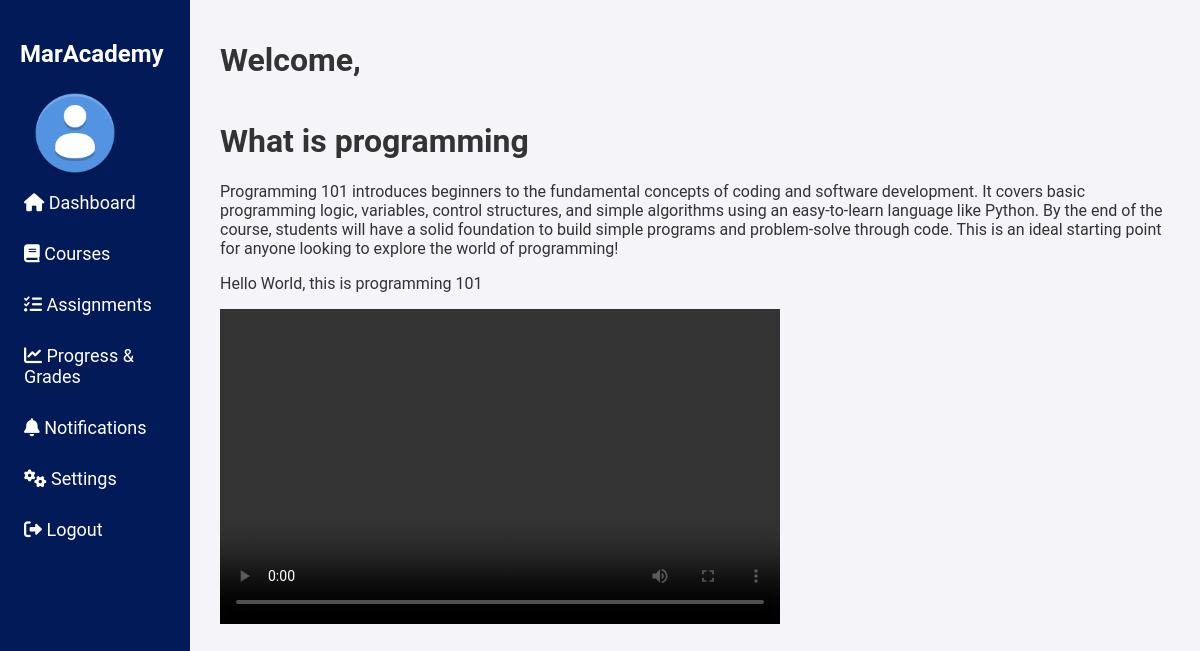
/lesson/1/, run on the app's committed database.
### courses/models.py (models this page shows, shortened)
class Lesson(models.Model):
    module = models.ForeignKey(Module, on_delete=models.CASCADE)
    title = models.CharField(max_length=200)
    content = models.TextField()
    description = models.TextField(null=True, blank=True)
    video_url = models.URLField(blank=True, null=True, max_length=3000)
    video_file = models.FileField(upload_to='lesson_videos/', blank=True, null=True)
    image = models.ImageField(upload_to='lesson_images/', blank=True, null=True)

### courses/views.py (the view)
# urls.py: path('lesson/<int:pk>/', lesson_detail, name='lesson_details'),
def lesson_detail(request, pk):
    lesson = get_object_or_404(Lesson, pk=pk)
    return render(request, 'courses/lessons.html', {'lesson': lesson})

### courses/templates/courses/lessons.html (shortened to what this page needs)
{% extends 'courses/base.html' %} {% block content %}
<h1>{{ lesson.title }}</h1>
<p>{{ lesson.description }}</p>
<p>{{ lesson.content }}</p>
{% if lesson.video_file %}
<video width="560" height="315" controls>
  <source src="{{ lesson.video_file.url }}" type="video/mp4" />
</video>
{% endif %} {% endblock %}

### ourusers/static/css/base.css (style rules this page uses)
body { margin: 0; font-family: "Roboto", sans-serif; background-color: #f4f4f9; color: #333; overflow-x: hidden; }

### data on the page
Lesson: title "What is programming", description "Programming 101 introduces beginners to the fundamental concepts of coding and software development. It covers basic programming logic, variables, control structures, and simple algorithms using an easy-to-learn language like Python. By the end of the course, students will have a solid foundation to build simple programs and problem-solve through code. This is an ideal starting point for anyone looking to explore the world of programming!", content "Hello World, this is programming 101"
